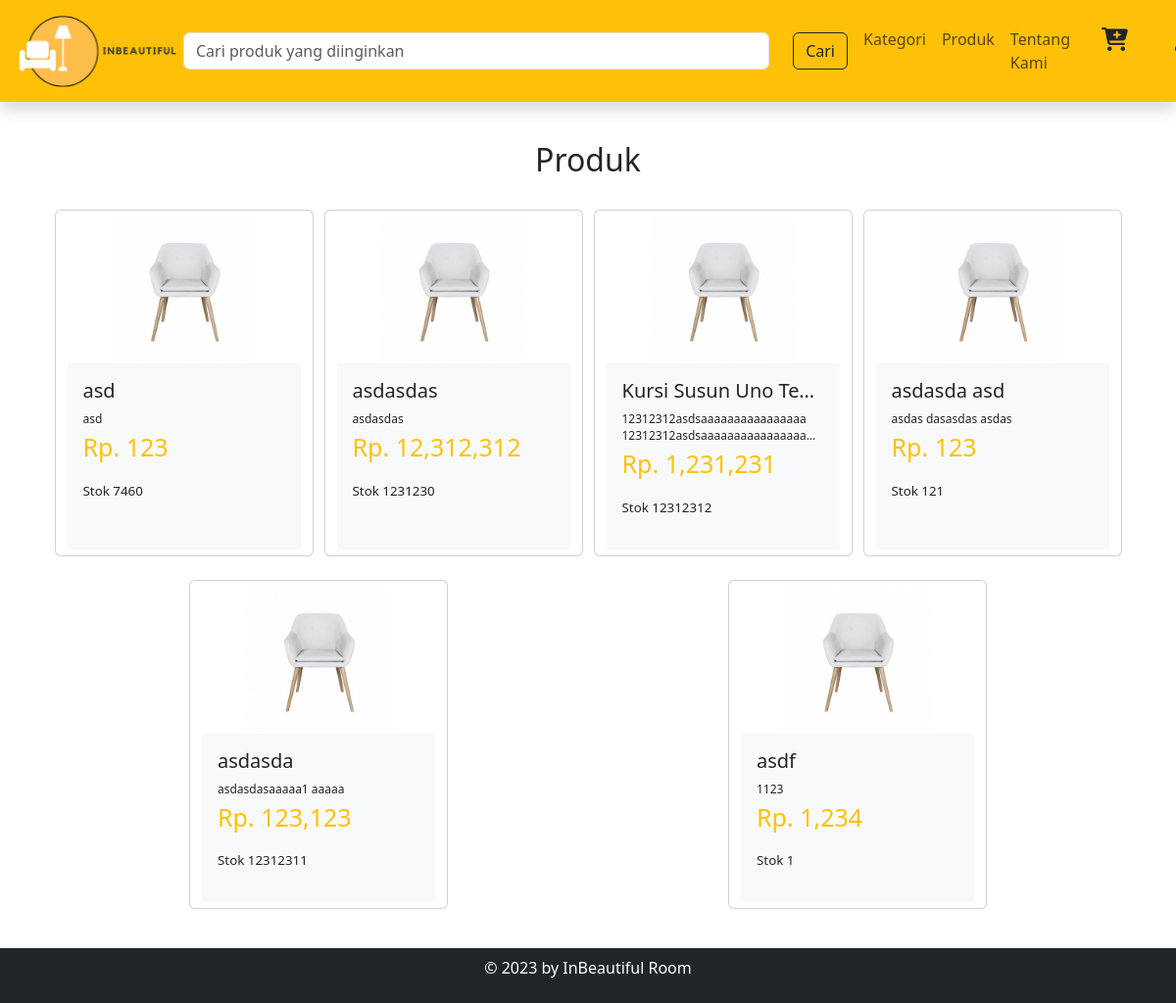
The app's page /tamu/produk.php with its own data.
### tables this page shows
CREATE TABLE `produk` (
  `id_produk` int(11) NOT NULL,
  `id_kategori` int(11) NOT NULL,
  `gambar_produk` varchar(100) NOT NULL,
  `nama_produk` varchar(100) NOT NULL,
  `deskripsi_produk` varchar(9999) NOT NULL,
  `harga_produk` varchar(100) NOT NULL,
  `stok_produk` varchar(100) NOT NULL
);

### tamu/produk.php (the view, shortened to what this page needs)
<?php
include "../koneksi.php";
if (isset($_GET["keyword"])) {
    $keyword = mysqli_real_escape_string($koneksi, $_GET["keyword"]);
    $queryProduk = mysqli_query($koneksi, "SELECT * FROM produk WHERE stok_produk > 0 AND nama_produk LIKE '%$keyword%' ORDER BY rand()");
} else {
    $queryProduk = mysqli_query($koneksi, "SELECT * FROM produk WHERE stok_produk > 0 ORDER BY rand()");
}
?>
<!DOCTYPE html>
<html lang="en">
<head>
    <link rel="stylesheet" href="../assets/bootstrap/css/bootstrap.min.css">
    <link rel="stylesheet" href="../assets/fontawesome/css/all.min.css">
    <link rel="stylesheet" href="../assets/css/style_pembeli.css?v=1">
    <link href="https://cdn.jsdelivr.net/npm/sweetalert2@11.10.0/dist/sweetalert2.min.css" rel="stylesheet">
</head>
<body>
    <div id="page-container">
        <nav class="navbar navbar-expand-lg navbar-light bg-warning fixed-top shadow">
            <div class="container-fluid">
                <div class="collapse navbar-collapse mx-auto" id="navbarTogglerDemo01">
                    <a class="navbar-brand mx-auto" href="../">
                        <img src="../assets/images/logo/logo_transparent_cropped.png" alt="Logo"
                            class="d-inline-block align-text-top rounded logo">
                    </a>
                    <form class="d-flex search-bar col-7 mx-auto" role="search" method="GET" action="produk.php">
                        <input class="form-control me-4" type="search" placeholder="Cari produk yang diinginkan"
                            aria-label="Search" name="keyword">
                        <button class="btn btn-outline-dark me-2" type="submit">Cari</button>
                    </form>
                    <ul class="navbar-nav me-auto mx-auto mb-lg-0">
                        <li class="nav-item">
                            <a class="nav-link ms-auto anchor" aria-current="page" href="kategori.php">Kategori</a>
                        </li>
                        <li class="nav-item">
                            <a class="nav-link ms-auto" aria-current="page" href="produk.php">Produk</a>
                        </li>
                        <li class="nav-item">
                            <a class="nav-link ms-auto" aria-current="page" href="tentang_kami.php">Tentang Kami</a>
                        </li>
                        <li class="nav-item">
                            <a class="nav-link ms-auto" aria-current="page" href="../index/index.php"><i
                                    class="fas fa-cart-plus mx-3 fa-xl"></i></a>
                        </li>
                        <li class="nav-item">
                            <a class="nav-link ms-auto" aria-current="page" href="../index/index.php"></a>
                        </li>
                    </ul>
                </div>
            </div>
        </nav>
        <div class="col-md-11 mx-auto" id="content-wrap">
            <link rel="stylesheet" href="../assets/css/style_pembeli.css?v=1">
            <br>
            <br>
            <br>
            <br>
            <h2 class="text-center font-weight-bold mr-4 mt-5">Produk</h2>
            <div class="row mx-auto">
                <?php
                while ($produk = mysqli_fetch_array($queryProduk)) {
                    ?>
                    <a href="detail_produk.php?id=<?php echo $produk['id_produk'] ?>"
                        class="btn card card-produk ml-2 mr-2 mx-auto mt-4" style="width: 16.5rem;">
                        <img src="../assets/images/produk/<?php echo $produk['gambar_produk'] ?>"
                            class="card-img-top img-fluid img-cover" alt="...">
                        <div class="card-body bg-light">
                            <h5 class="card-title text-truncate">
                                <?php echo $produk['nama_produk'] ?>
                            </h5>
                            <span class="truncate">
                                <?php echo $produk['deskripsi_produk'] ?>
                            </span>
                            <p class="card-text harga"> Rp.
                                <?php echo number_format($produk['harga_produk']) ?>
                            </p>
                            <p class="card-text"> Stok
                                <?php echo $produk['stok_produk'] ?>
                            </p>
                        </div>
                    </a>
                <?php } ?>
            </div>
        </div>
    </div>
    <footer class="footer">
        <div class="copyright text-center text-white font-weight-bold bg-dark p-2">
            <p>&copy; 2023 by InBeautiful Room</p>
        </div>
    </footer>
</body>
</html>

### assets/css/style_pembeli.css (style rules this page uses)
body { min-height: 100vh; display: flex; flex-direction: column; font-size: normal; }
#page-container { position: relative; min-height: 100vh; }
#content-wrap { padding-bottom: 2.5rem; }
.logo { width: 175px; height: 100%; }
.fa-cart-plus { color: #212529; }
[id]::before { content: ''; display: block; height: 140px; margin-top: -140px; visibility: hidden; }
.card-img-top { align-self: center; width: max-content; height: 150px; }
.img-cover { object-fit: cover; }
.card-body { text-align: left; font-size: smaller; }
.harga { font-size: 25px; font-weight: 500; color: #ffc107; }
.truncate { display: -webkit-box; -webkit-line-clamp: 2; -webkit-box-orient: vertical; overflow: hidden; font-size: 12px; padding-bottom: 2px; }
span>p { line-height: normal; font-size: 12px; margin: 0px; }
footer { position: relative; left: 0; bottom: 0; width: 100%; text-align: center; }

### records on screen
produk: gambar_produk (picture), nama_produk "asd", deskripsi_produk "asd", harga_produk "123", stok_produk "7460"
produk: gambar_produk (picture), nama_produk "asdasdas", deskripsi_produk "asdasdas", harga_produk "12,312,312", stok_produk "1231230"
produk: gambar_produk (picture), nama_produk "Kursi Susun Uno Te…", deskripsi_produk "12312312asdsaaaaaaaaaaaaaaaa 12312312asdsaaaaaaaaaaaaaaaa", harga_produk "1,231,231", stok_produk "12312312"
produk: gambar_produk (picture), nama_produk "asdasda asd", deskripsi_produk "asdas dasasdas asdas", harga_produk "123", stok_produk "121"
produk: gambar_produk (picture), nama_produk "asdasda", deskripsi_produk "asdasdasaaaaa1 aaaaa", harga_produk "123,123", stok_produk "12312311"
produk: gambar_produk (picture), nama_produk "asdf", deskripsi_produk "1123", harga_produk "1,234", stok_produk "1"
